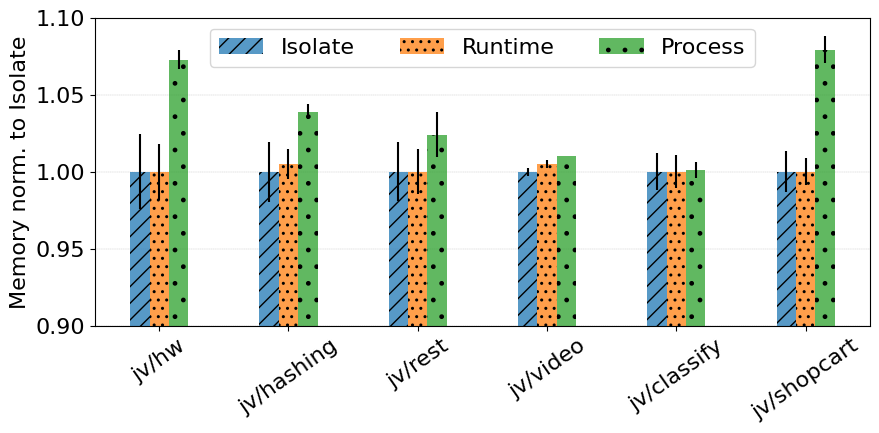

Source code (Python):
#!/usr/bin/python

import results
import matplotlib.pyplot as plt
import numpy as np

benchmark_labels = [
    "jv/hw",
    "jv/hashing",
    "jv/rest",
    "jv/video",
    "jv/classify",
    "jv/shopcart",
]

isolate_benchmark_path = [
    "java/gv-hello-world-niuk-isolate-benchmark-1-1-2048",
    "java/gv-file-hashing-niuk-isolate-benchmark-1-1-2048",
    "java/gv-httprequest-niuk-isolate-benchmark-1-1-2048",
    "java/gv-video-processing-niuk-isolate-benchmark-1-1-2048",
    "java/gv-classify-niuk-isolate-benchmark-1-1-2048",
    "java/gv-shopcart-niuk-isolate-benchmark-1-1-2048",
]

runtime_benchmark_path = [
    "java/gv-hello-world-niuk-runtime-benchmark-1-1-2048",
    "java/gv-file-hashing-niuk-runtime-benchmark-1-1-2048",
    "java/gv-httprequest-niuk-runtime-benchmark-1-1-2048",
    "java/gv-video-processing-niuk-runtime-benchmark-1-1-2048",
    "java/gv-classify-niuk-runtime-benchmark-1-1-2048",
    "java/gv-shopcart-niuk-runtime-benchmark-1-1-2048",
]

process_benchmark_path = [
    "java/gv-hello-world-niuk-process-benchmark-1-1-2048",
    "java/gv-file-hashing-niuk-process-benchmark-1-1-2048",
    "java/gv-httprequest-niuk-process-benchmark-1-1-2048",
    "java/gv-video-processing-niuk-process-benchmark-1-1-2048",
    "java/gv-classify-niuk-process-benchmark-1-1-2048",
    "java/gv-shopcart-niuk-process-benchmark-1-1-2048",
]

# Memory footprint in GBs.
isolate_mem_avg = {}
isolate_mem_std = {}
runtime_mem_avg = {}
runtime_mem_std = {}
process_mem_avg = {}
process_mem_std = {}

for path in isolate_benchmark_path:
    isolate_mem_avg[path] = results.process_result(path)["mem_avg"]
    isolate_mem_std[path] = results.process_result(path)["mem_std"]
for path in runtime_benchmark_path:
    runtime_mem_avg[path] = results.process_result(path)["mem_avg"]
    runtime_mem_std[path] = results.process_result(path)["mem_std"]
for path in process_benchmark_path:
    process_mem_avg[path] = results.process_result(path)["mem_avg"]
    process_mem_std[path] = results.process_result(path)["mem_std"]

# Normalization to isolate.
for path in process_benchmark_path:
    process_mem_avg[path] = process_mem_avg[path] / isolate_mem_avg[path.replace("-process-", "-isolate-")]
    process_mem_std[path] = process_mem_std[path] / isolate_mem_avg[path.replace("-process-", "-isolate-")]
for path in runtime_benchmark_path:
    runtime_mem_avg[path] = runtime_mem_avg[path] / isolate_mem_avg[path.replace("-runtime-", "-isolate-")]
    runtime_mem_std[path] = runtime_mem_std[path] / isolate_mem_avg[path.replace("-runtime-", "-isolate-")]
for path in isolate_benchmark_path:
    isolate_mem_std[path] = isolate_mem_std[path] / isolate_mem_avg[path]
    isolate_mem_avg[path] = 1

x = np.arange(len(benchmark_labels))
width = 0.15

plt.rcParams.update({'font.size': 16})

fig, ax = plt.subplots()
ax.bar(x - width, isolate_mem_avg.values(), yerr=isolate_mem_std.values(), width=width, hatch='//', label='Isolate', alpha=0.75)
ax.bar(x        , runtime_mem_avg.values(), yerr=runtime_mem_std.values(), width=width, hatch='..', label='Runtime', alpha=0.75)
ax.bar(x + width, process_mem_avg.values(), yerr=process_mem_std.values(), width=width, hatch='.', label='Process', alpha=0.75)

ax.set_ylim([.9, 1.1])
ax.set_ylabel('Memory norm. to Isolate')
ax.set_xticks(x, benchmark_labels)
ax.set_axisbelow(True)
plt.grid(axis = 'y', linestyle = '--', linewidth = 0.25)
plt.xticks(rotation = 35)
fig.set_figwidth(10)
fig.set_figheight(4)

ax.legend(ncol=3, loc='upper center')
plt.savefig("sandboxes-memory-norm.pdf", bbox_inches='tight')
plt.savefig("sandboxes-memory-norm.png", bbox_inches='tight')
plt.show()
